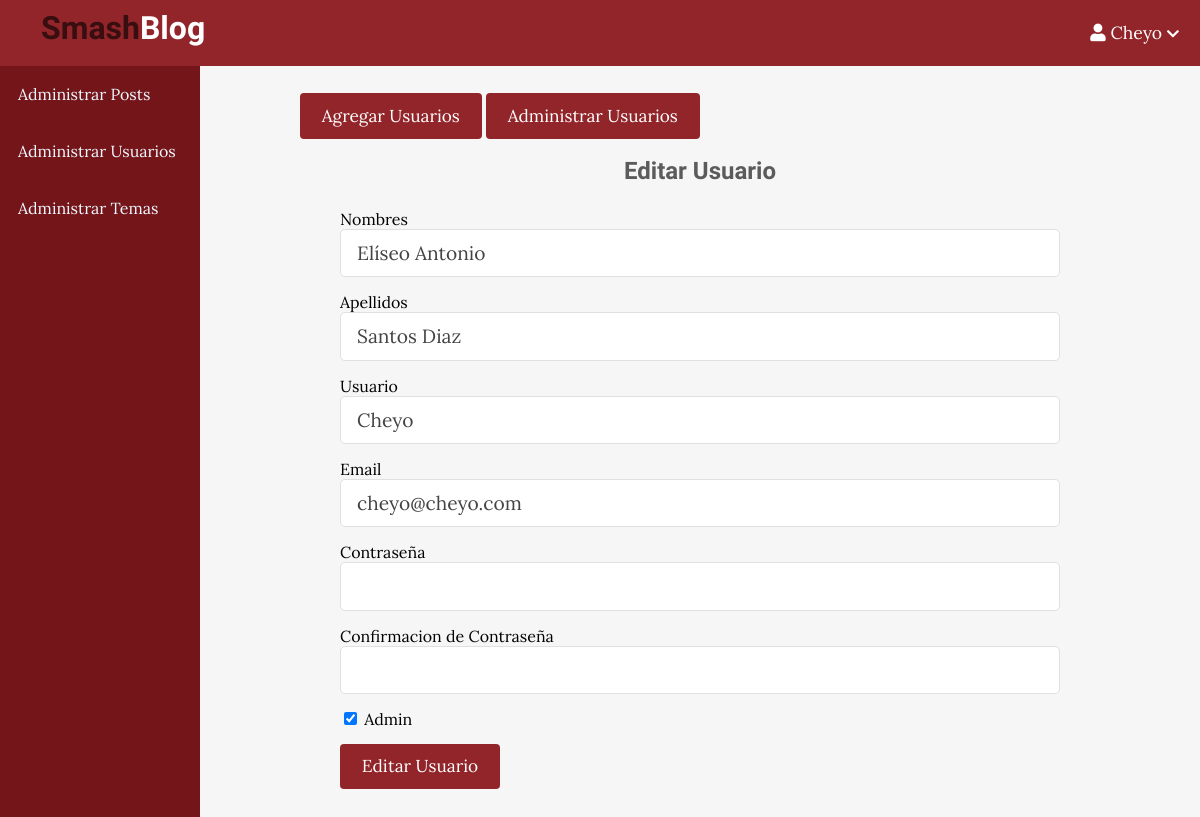
The app's page /admin/users/edit.php?id=1 (signed in) with its own data.
### tables this page shows
CREATE TABLE `users2` (
  `id` int(11) NOT NULL,
  `admin` tinyint(4) NOT NULL,
  `username` varchar(255) NOT NULL,
  `email` varchar(255) NOT NULL,
  `password` varchar(255) NOT NULL,
  `created_at` timestamp NOT NULL DEFAULT current_timestamp(),
  `nombres` varchar(255) NOT NULL,
  `apellidos` varchar(255) NOT NULL
);

### database/db.php (called while the page is built, shortened)
<?php
require('config.php');
function executeQuery($sql, $data)
{
    global $conn;
    $stmt = $conn->prepare($sql);
    $values = array_values($data);
    $types = str_repeat('s', count($values));
    $stmt->bind_param($types, ...$values);
    $stmt->execute();
    return $stmt;
}
function selectOne($table, $conditions)
{
    $sql = "SELECT * FROM $table";
    $i = 0;
    foreach ($conditions as $key => $value) {
        if ($i === 0){
            $sql = $sql . " WHERE $key=?";
        }else{
                $sql = $sql . " AND $key=?";
        }
        $i++;
    }
    $sql = $sql . " LIMIT 1";
    $stmt = executeQuery($sql, $conditions);
    $records = $stmt->get_result()->fetch_assoc();
    return $records;
}
?>

### controllers/user.php (called while the page is built, shortened)
<?php
include(ROOT_PATH . "/database/db.php");
$table = 'users2';
$password = '';
$passwordConf = '';
if (isset($_GET['id'])) {
    $user = selectOne($table, ['id' => $_GET['id']]);
    $username = $user['username'];
    $admin = $user['admin'] == 1 ? 1 :0;
    $email = $user['email'];
    $nombres = $user['nombres'];
    $apellidos = $user['apellidos'];
}

### admin/users/edit.php (the view, shortened to what this page needs)
<?php include(ROOT_PATH . "/controllers/user.php");
?>
<!DOCTYPE html>
<html lang="en">
    <head>
        <link rel="stylesheet"
            href="https://use.fontawesome.com/releases/v5.7.2/css/all.css"
>
        <link rel="stylesheet" href="../../styles/style.css">
        <link rel="stylesheet" href="../../styles/admin1.css">
    </head>
    <body>
        <?php include("../../includes/adminNav.php");?>
        <div class="admin-wrapper">
            <?php include("../../includes/adminSidebar.php");?>
            <div class="admin-content">
                <div class="button-group">
                    <a href="create.php" class="btn btn-big">Agregar Usuarios</a>
                    <a href="index.php" class="btn btn-big">Administrar Usuarios</a>
                </div>
                <div class="content">
                    <h2 class="page-title">Editar Usuario</h2>
                    <form action="edit.php" method="post">
                        <div>
                            <label>Nombres</label>
                            <input type="text" name="nombres" value="<?php echo $nombres; ?>" class="text-input">
                        </div>
                        <div>
                            <label>Apellidos</label>
                            <input type="text" name="apellidos" value="<?php echo $apellidos; ?>" class="text-input">
                        </div>
                        <div>
                            <label>Usuario</label>
                            <input type="text" name="username" value="<?php echo $username; ?>" class="text-input">
                        </div>
                        <div>
                            <label>Email</label>
                            <input type="email" name="email" value="<?php echo $email; ?>" class="text-input">
                        </div>
                        <div>
                            <label>Contraseña</label>
                            <input type="password" name="password" value="<?php echo $password ; ?>" class="text-input" id="password"    >
                        </div>
                        <div>
                            <label>Confirmacion de Contraseña</label>
                            <input type="password" name="passwordConf" value="<?php echo $passwordConf; ?>" class="text-input">
                        </div>
                        <div>
                        <?php if (isset($admin) && $admin == 1): ?>
                                <label>
                                    <input type="checkbox" name="admin" checked>
                                    Admin
                                </label>
                            <?php endif; ?>
                        </div>
                        <div>
                            <button type="submit" name="update-user" class="btn btn-big">Editar Usuario</button>
                        </div>
                    </form>
                </div>
            </div>
        </div>
    </body>
</html>

### styles/style.css (style rules this page uses)
* { box-sizing: border-box }
html, body { height: 100%; padding: 0px; margin: 0px; background: #f6f6f6; font-family: 'Lora', serif; }
h1, h2, h3, h4, h5, h6 { font-family: 'Candal', serif; color: #5c5b5b; margin: 5px; }
a { text-decoration: none; color: inherit; }
.btn { padding: .5rem 1rem; background: #92252a; color: white; border: 1px solid transparent; border-radius: .25rem; font-size: 1.08em; font-family: 'Lora', serif; }
.btn-big { padding: .7rem 1.3rem; line-height: 1.3rem; }
.text-input { padding: .7rem 1rem; display: block; width: 100%; border-radius: 5px; border: 1px solid #e0e0e0; outline: none; color: #444; line-height: 1.5rem; font-size: 1.2em; font-family: 'Lora', serif; }
.content { width: 90%; margin: 30px auto 30px; }

### styles/admin1.css (style rules this page uses)
.admin-wrapper { display: flex; height: calc(100% - 66px); }
.admin-wrapper .admin-content { flex: 8; height: 100%; padding: 40px 100px 100px; overflow-y: scroll; }
.admin-content .page-title { text-align: center; margin-bottom: 1.5rem; }
form div { margin-bottom: 15px; }

### records on screen
users2: nombres "Elíseo Antonio", apellidos "Santos Diaz", username "Cheyo", email "cheyo@cheyo.com"

### other values on screen
$_SESSION['username'] "Cheyo"
